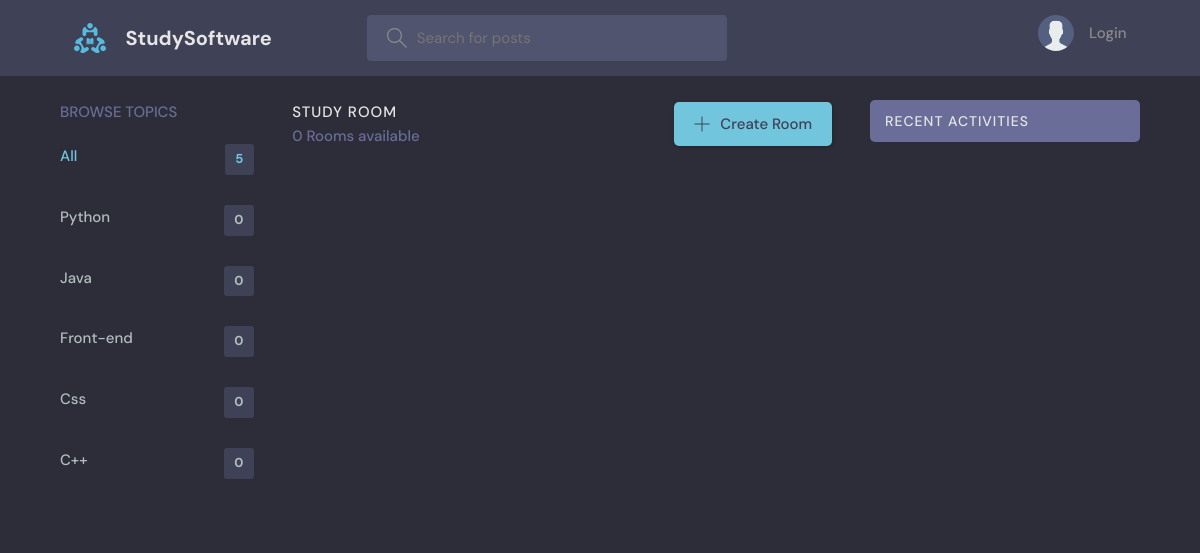
The page / on the database its author committed.
### base/models.py (models this page shows, shortened)
class Topic(models.Model):
    name = models.CharField(max_length=200)

### base/views.py (the view)
# urls.py: path('', views.home, name="home"),
def home(request):
    q = request.GET.get('q') if request.GET.get('q') != None else ''
    rooms = Room.objects.filter(
        Q(topic__name__icontains=q) |
        Q(name__icontains=q) |
        Q(description__icontains=q)
    )
    topics = Topic.objects.all()[0:5]
    room_count = rooms.count()
    room_messages = Message.objects.filter(Q(room__topic__name__icontains=q))
    context = {'rooms': rooms,'topics':topics, 'room_count':room_count, 'room_messages':room_messages}
    return render(request, 'base/home.html', context)

### base/templates/base/home.html (shortened to what this page needs)
 {% extends 'main.html' %}
 {% block content %}
    <main class="layout layout--3">
      <div class="container">
        {% include 'base/topics_component.html' %}
        <div class="roomList">
          <div class="roomList__header">
            <div>
              <h2>Study Room</h2>
              <p>{{room_count}} Rooms available</p>
            </div>
            <a class="btn btn--main" href="{% url 'create-room' %}">
              <svg version="1.1" xmlns="http://www.w3.org/2000/svg" width="32" height="32" viewBox="0 0 32 32">
                <title>add</title>
                <path
                  d="M16.943 0.943h-1.885v14.115h-14.115v1.885h14.115v14.115h1.885v-14.115h14.115v-1.885h-14.115v-14.115z"
                ></path>
              </svg>
              Create Room
            </a>
          </div>
        </div>
        {% include 'base/activity_component.html' %}
      </div>
    </main>
{% endblock content %}

### base/templates/base/topics_component.html
<div class="topics">
    <div class="topics__header">
      <h2>Browse Topics</h2>
    </div>
    <ul class="topics__list">
      <li>
        <a href="{% url 'home'%}" class="active">All <span>{{topics.count}}</span></a>
      </li>
      {% for topic in topics %}
      <li>
        <a href="{% url 'home' %}?q={{topic.name}}" >{{topic.name}} <span>{{topic.room_set.all.count}}</span></a>
      </li>
      {% endfor %}
    </ul>
    <a class="btn btn--link" href="topics.html">
      <svg version="1.1" xmlns="http://www.w3.org/2000/svg" width="32" height="32" viewBox="0 0 32 32">
      </svg>
    </a>
  </div>

### static/styles/main.css (style rules this page uses)
:root { --color-main: #71c6dd; --color-main-light: #e1f6fb; --color-dark: #3f4156; --color-dark-medium: #51546e; --color-dark-light: #696d97; --color-light: #e5e5e5; --color-gray: #8b8b8b; --color-light-gray: #b2bdbd; --color-bg: #2d2d39; --color-success: #5dd693; --color-error: #fc4b0b; }
* { font-family: "DM Sans", -apple-system, BlinkMacSystemFont, "Segoe UI", Roboto, Oxygen, Ubuntu, Cantarell, "Open Sans", "Helvetica Neue", sans-serif; margin: 0; padding: 0; box-sizing: border-box; text-rendering: optimizeLegibility; font-size: inherit; }
html { font-size: 56.25%; }
@media only screen and (min-width: 1200px) { html { font-size: 62.5%; } }
body { line-height: 1.6; font-weight: 400; font-size: 1.5rem; color: var(--color-light-gray); background-color: var(--color-bg); min-height: 100vh; }
a { display: inline-block; color: var(--color-main); text-decoration: none; }
.container { max-width: 120rem; width: 90%; margin: auto; }
.btn { background-color: transparent; border: none; display: inline-flex; align-items: center; gap: 1rem; cursor: pointer; transition: all ease-in-out 0.3s; padding: 1rem 2rem; border-radius: 5px; box-shadow: 1px 1px 3px 1px rgba(0, 0, 0, 0.15); font-weight: 500; }
.btn--link { border-radius: 0; padding: 0; color: var(--color-main); box-shadow: none; }
.btn--main { background-color: var(--color-main); color: var(--color-dark); }
.btn > svg { fill: currentColor; width: 1.6rem; height: 1.6rem; }
.layout { margin-top: 2.4rem; }
.layout > .container { display: flex; justify-content: space-between; align-items: flex-start; }
.layout--3 > .container > div:first-child { flex-basis: 18%; max-width: 22.5rem; }
.layout--3 > .container > div:nth-child(2) { flex-basis: 50%; }
.topics__header { margin-bottom: 2rem; }
.topics__header h2 { text-transform: uppercase; font-weight: 500; color: var(--color-dark-light); }
.topics__list { list-style: none; }
.topics__list li a { display: flex; justify-content: space-between; margin-bottom: 3rem; font-weight: 500; color: var(--color-light-gray); transition: all 0.3s ease-in-out; }
.topics__list li a.active, .topics__list li a:hover { color: var(--color-main); }
.topics__list li a span { padding: 0.5rem 1rem; background-color: var(--color-dark); border-radius: 3px; font-size: 1.3rem; font-weight: 700; letter-spacing: 1px; }
.roomList__header { display: flex; justify-content: space-between; align-items: center; margin-bottom: 2.4rem; }
.roomList__header h2 { text-transform: uppercase; font-weight: 500; color: var(--color-light); letter-spacing: 1px; }
.roomList__header p { font-weight: 500; color: var(--color-dark-light); }

### rows shown on the page
Topic: name "Python", room_set.all.count "0"
Topic: name "Java", room_set.all.count "0"
Topic: name "Front-end", room_set.all.count "0"
Topic: name "Css", room_set.all.count "0"
Topic: name "C++", room_set.all.count "0"

### other values the page prints
{{ topics.count }} "5"
{{ room_count }} "0"
